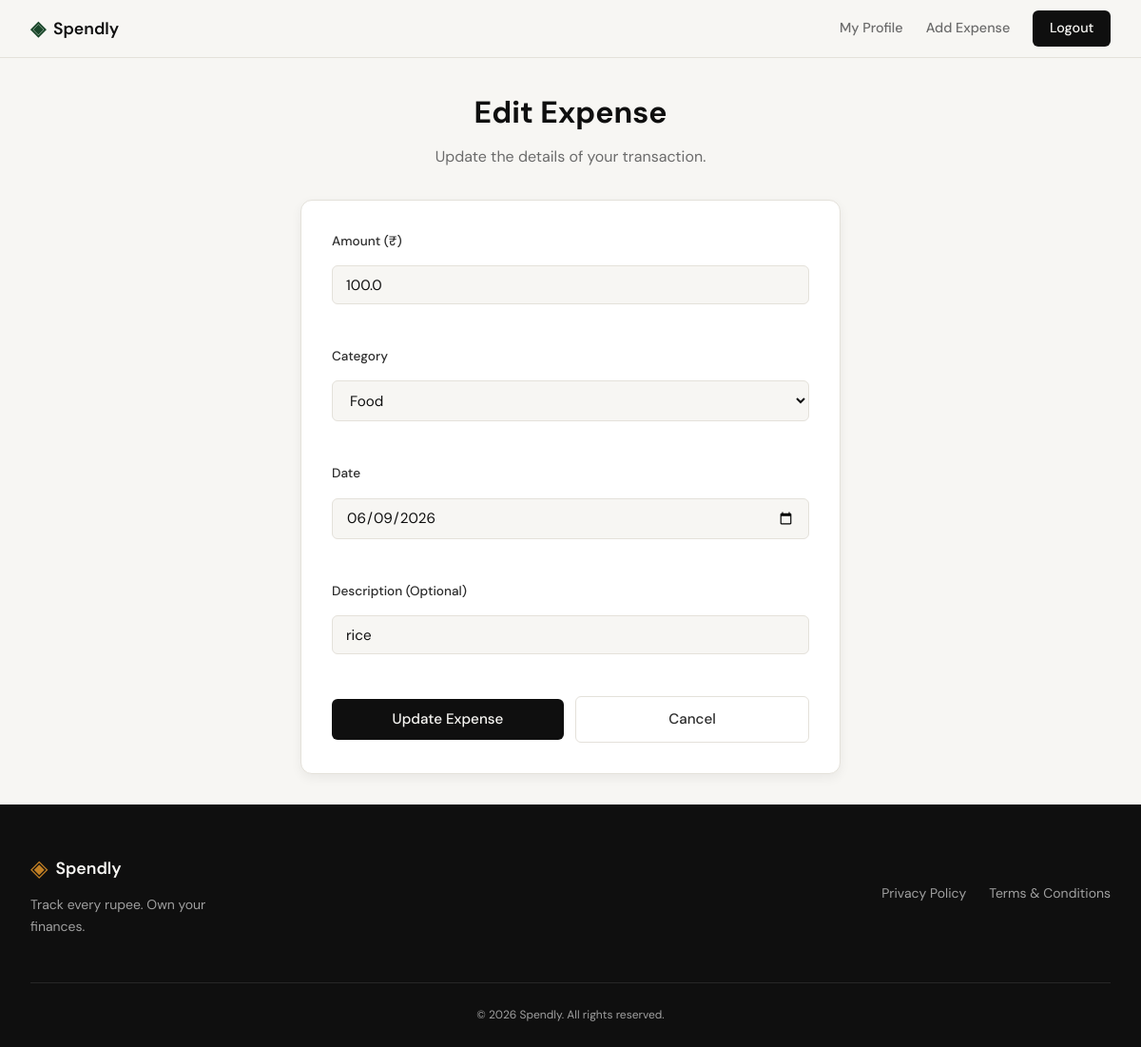
/expenses/25/edit (signed in), run on an earlier commit of the app's database.
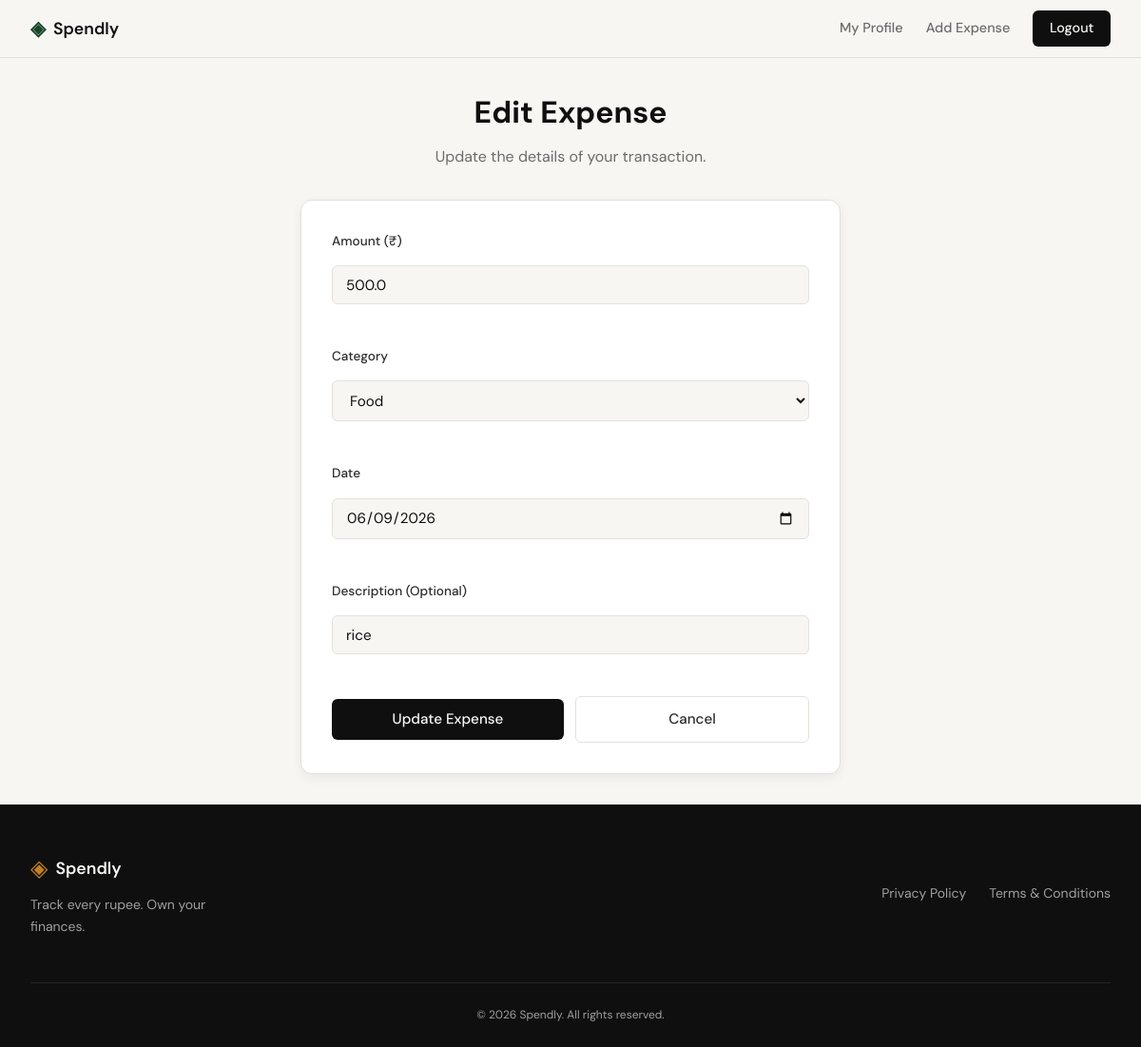
And on a later commit of the database.
### tables this page shows
CREATE TABLE expenses (
            id INTEGER PRIMARY KEY AUTOINCREMENT,
            user_id INTEGER NOT NULL,
            amount REAL NOT NULL,
            category TEXT NOT NULL CHECK(category IN ('Food', 'Transport', 'Bills', 'Health', 'Entertainment', 'Shopping', 'Other')),
            date DATE NOT NULL,
            description TEXT,
            created_at TIMESTAMP DEFAULT CURRENT_TIMESTAMP,
            FOREIGN KEY (user_id) REFERENCES users (id) ON DELETE CASCADE
        );

### app.py (the view, shortened to what this page needs)
@app.route("/expenses/<int:id>/edit", methods=["GET", "POST"])
def edit_expense(id):  # noqa: A002 — 'id' is the URL param name; use expense_id internally
    expense_id = id  # rename to avoid shadowing Python built-in in the rest of the function
    user_id = session.get("user_id")
    if not user_id:
        flash("Please log in to edit an expense", "info")
        return redirect(url_for("login"))
    expense = db_get_expense_by_id(expense_id)
    if expense is None:
        abort(404)
    if expense["user_id"] != user_id:
        abort(403)
    return render_template("edit_expense.html", expense=expense)

### app.py (called while the page is built)
@app.teardown_appcontext
def teardown_db(exception):
    db = getattr(g, 'db', None)
    if db is not None:
        db.close()

### database/db.py (called while the page is built)
def get_db():
    if 'db' not in g:
        db_path = current_app.config.get('DATABASE', 'expense_tracker.db')
        g.db = sqlite3.connect(
            db_path,
            detect_types=sqlite3.PARSE_DECLTYPES
        )
        g.db.row_factory = sqlite3.Row
        g.db.execute('PRAGMA foreign_keys = ON')
    return g.db

def get_expense_by_id(expense_id):
    db = get_db()
    return db.execute('SELECT * FROM expenses WHERE id = ?', (expense_id,)).fetchone()

### templates/edit_expense.html (shortened to what this page needs)
{% extends "base.html" %}
{% block head %}
<link rel="stylesheet" href="{{ url_for('static', filename='css/edit_expense.css') }}">
{% endblock %}
{% block content %}
<div class="edit-container">
    <h1>Edit Expense</h1>
    <p class="subtitle">Update the details of your transaction.</p>
    <div class="form-card">
        <form action="{{ url_for('edit_expense', id=expense['id']) }}" method="POST" class="expense-form">
            <div class="form-group">
                <label for="amount">Amount (₹)</label>
                <input type="number" id="amount" name="amount" step="0.01" placeholder="0.00"
                       value="{{ expense['amount'] }}" required>
            </div>
            <div class="form-group">
                <label for="category">Category</label>
                <select id="category" name="category" required>
                    {% for cat in ['Food', 'Transport', 'Bills', 'Health', 'Entertainment', 'Shopping', 'Other'] %}
                    <option value="{{ cat }}" {% if expense['category'] == cat %}selected{% endif %}>{{ cat }}</option>
                    {% endfor %}
                </select>
            </div>
            <div class="form-group">
                <label for="date">Date</label>
                <input type="date" id="date" name="date" required value="{{ expense['date'] }}">
            </div>
            <div class="form-group">
                <label for="description">Description (Optional)</label>
                <input type="text" id="description" name="description" placeholder="What was this for?"
                       value="{{ expense['description'] or '' }}">
            </div>
            <div class="form-actions">
                <button type="submit" class="btn-primary">Update Expense</button>
                <a href="{{ url_for('profile') }}" class="btn-ghost">Cancel</a>
            </div>
        </form>
    </div>
</div>
{% endblock %}

### templates/base.html (shortened to what this page needs)
<!DOCTYPE html>
<html lang="en">
<head>
    <link rel="stylesheet" href="{{ url_for('static', filename='css/style.css') }}">
    {% block head %}{% endblock %}
</head>
<body>
    <nav class="navbar">
        <div class="nav-inner">
            <a href="{{ url_for('landing') }}" class="nav-brand">
                <span class="brand-icon">◈</span>
                <span class="brand-name">Spendly</span>
            </a>
            <div class="nav-links">
                {% if session.get('user_id') %}
                    <a href="{{ url_for('profile') }}">My Profile</a>
                    <a href="{{ url_for('add_expense') }}">Add Expense</a>
                    <a href="{{ url_for('logout') }}" class="nav-cta">Logout</a>
                {% else %}
                    <a href="{{ url_for('login') }}">Sign in</a>
                    <a href="{{ url_for('register') }}" class="nav-cta">Get started</a>
                {% endif %}
            </div>
        </div>
    </nav>
    <main class="main-content">
        {% block content %}{% endblock %}
    </main>
    <footer class="footer">
        <div class="footer-inner">
            <div class="footer-brand">
                <div class="brand-group">
                    <span class="brand-icon">◈</span>
                    <span class="footer-name">Spendly</span>
                </div>
                <p class="footer-copy">Track every rupee. Own your finances.</p>
            </div>
            <nav class="footer-links">
                <a href="{{ url_for('privacy') }}">Privacy Policy</a>
                <a href="{{ url_for('terms') }}">Terms & Conditions</a>
            </nav>
        </div>
        <div class="footer-bottom">
            <p>&copy; 2026 Spendly. All rights reserved.</p>
        </div>
    </footer>
</body>
</html>

### static/css/style.css (style rules this page uses)
:root { --ink: #0f0f0f; --ink-soft: #2d2d2d; --ink-muted: #6b6b6b; --ink-faint: #a0a0a0; --paper: #f7f6f3; --paper-warm: #f0ede6; --paper-card: #ffffff; --accent: #1a472a; --accent-light: #e8f0eb; --accent-2: #c17f24; --accent-2-light: #fdf3e3; --danger: #c0392b; --danger-light: #fdecea; --border: #e4e1da; --border-soft: #eeebe4; --font-display: 'DM Serif Display', Georgia, serif; --font-body: 'DM Sans', system-ui, sans-serif; --max-width: 1200px; --auth-width: 440px; --radius-sm: 6px; --radius-md: 12px; --radius-lg: 20px; }
*, *::before, *::after { box-sizing: border-box; margin: 0; padding: 0; }
html { font-size: 16px; scroll-behavior: smooth; }
body { background: var(--paper); color: var(--ink); font-family: var(--font-body); font-size: 1rem; line-height: 1.6; -webkit-font-smoothing: antialiased; }
a { color: inherit; text-decoration: none; }
.navbar { position: sticky; top: 0; z-index: 100; background: var(--paper); border-bottom: 1px solid var(--border); padding: 0 2rem; }
.nav-inner { max-width: var(--max-width); margin: 0 auto; height: 60px; display: flex; align-items: center; justify-content: space-between; }
.nav-brand { display: flex; align-items: center; gap: 0.5rem; font-family: var(--font-body); font-weight: 600; font-size: 1.1rem; color: var(--ink); }
.brand-icon { color: var(--accent); font-size: 1.3rem; }
.brand-name { color: var(--ink); }
.nav-links { display: flex; align-items: center; gap: 1.5rem; font-size: 0.9rem; font-weight: 500; }
.nav-links a { color: var(--ink-muted); transition: color 0.2s; }
.nav-cta { background: var(--ink) !important; color: var(--paper) !important; padding: 0.45rem 1.1rem; border-radius: var(--radius-sm); transition: background 0.2s !important; }
.main-content { min-height: calc(100vh - 60px - 100px); }
.btn-primary { display: inline-block; background: var(--ink); color: var(--paper); padding: 0.65rem 1.5rem; border-radius: var(--radius-sm); font-family: var(--font-body); font-size: 0.9rem; font-weight: 500; cursor: pointer; border: none; transition: background 0.2s; text-decoration: none; }
.btn-ghost { display: inline-block; background: transparent; color: var(--ink-soft); padding: 0.65rem 1.5rem; border-radius: var(--radius-sm); font-size: 0.9rem; font-weight: 500; border: 1px solid var(--border); transition: all 0.2s; text-decoration: none; }
.form-group { margin-bottom: 1.25rem; }
.form-group label { display: block; font-size: 0.85rem; font-weight: 500; color: var(--ink-soft); margin-bottom: 0.4rem; }
.footer { background: var(--ink); color: var(--paper); padding: 3rem 2rem 1.5rem; }
.footer-inner { max-width: var(--max-width); margin: 0 auto; display: flex; justify-content: space-between; align-items: center; gap: 2rem; margin-bottom: 3rem; }
.footer-brand { display: flex; flex-direction: column; gap: 0.5rem; }
.brand-group { display: flex; align-items: center; gap: 0.5rem; }
.footer .brand-icon { color: var(--accent-2); font-size: 1.5rem; }
.footer-name { font-weight: 600; font-size: 1.1rem; }
.footer-copy { font-size: 0.875rem; color: var(--ink-faint); max-width: 240px; }
.footer-links { display: flex; gap: 1.5rem; }
.footer-links a { font-size: 0.875rem; color: var(--ink-faint); transition: color 0.2s; }
.footer-bottom { max-width: var(--max-width); margin: 0 auto; padding-top: 1.5rem; border-top: 1px solid rgba(255,255,255,0.1); text-align: center; font-size: 0.75rem; color: var(--ink-faint); }

What changed in the data, as far as the page shows it:
changed expenses "Food": amount "100.0" → "500.0"
